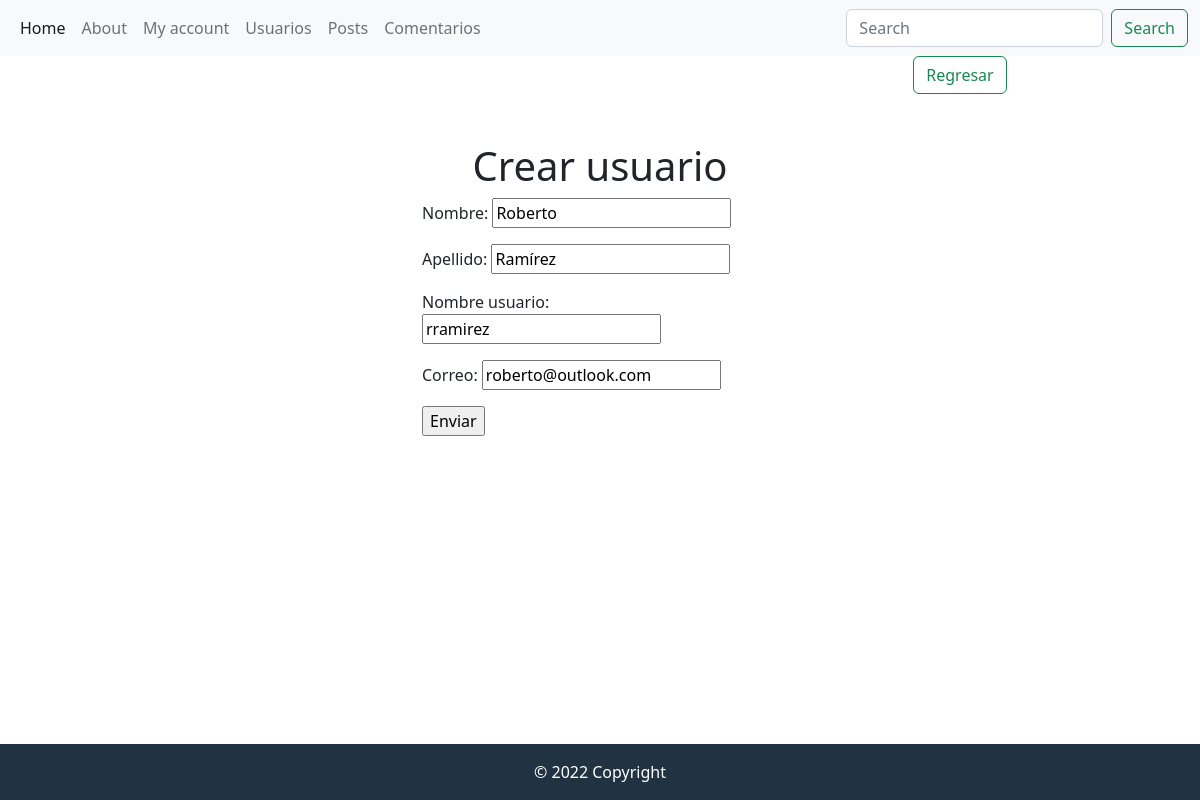
The app's page /blog/editar_usuario/3/ with its own data.
### app_blog/models.py (models this page shows, shortened)
class Usuario(models.Model):
    nombre = models.CharField(max_length=100)
    apellido = models.CharField(max_length=100)
    nombre_usuario = models.CharField(max_length=100)
    correo = models.EmailField()
    fecha_creacion = models.DateField(auto_now_add=True)

### app_blog/views.py (the view)
# urls.py: path('editar_usuario/<int:id>/', views.editar_usuario, name="editar_usuario"),
def editar_usuario(request, id):
    usuario = Usuario.objects.get(id=id)
    if request.method == 'POST':
        formulario = UsuarioFormulario(request.POST)
        if formulario.is_valid():
            data = formulario.cleaned_data
            usuario.nombre = data['nombre']
            usuario.apellido = data['apellido']
            usuario.nombre_usuario = data['nombre_usuario']
            usuario.correo = data['correo']
            usuario.save()
            return redirect(reverse('usuario'))
    else:
        inicial = {
            'nombre': usuario.nombre,
            'apellido': usuario.apellido,
            'nombre_usuario': usuario.nombre_usuario,
            'correo': usuario.correo,
        }
        formulario = UsuarioFormulario(initial=inicial)
    return render(request, "app_blog/crear_usuario.html", {"formulario": formulario})

### app_blog/forms.py
class UsuarioFormulario(forms.Form):
    nombre = forms.CharField(max_length=100)
    apellido = forms.CharField(max_length=100)
    nombre_usuario = forms.CharField(max_length=100)
    correo = forms.EmailField()

### app_blog/templates/app_blog/crear_usuario.html (shortened to what this page needs)
{% extends 'base.html' %}
{% load static %}
{% block changing_content %}
    <div class="row">
        <div class="row justify-content-end">
            <div class="col-4 text-center">
                <a class="btn btn-outline-success" href="{% url 'home' %}" role="button">Regresar</a>
            </div>
        </div>
    </div>
    <div class="row">
        <div class="col-md-4 offset-md-4">
            <div class="text-center pt-5">
                <h1> Crear usuario</h1>
            </div>
            <form method="post">
                <div class="mb-3">
                    {{ formulario.as_p }}
                </div>
                <input type="submit" value="Enviar" />
            </form>
        </div>
    </div>
{% endblock changing_content %}

### app_blog/templates/app_blog/base.html (style rules this page uses)
html { min-height: 100%; position: relative; }
body { margin: 0; margin-bottom: 30px; }

### records on screen
Usuario: nombre "Roberto", apellido "Ramírez", nombre_usuario "rramirez", correo "roberto@outlook.com"
